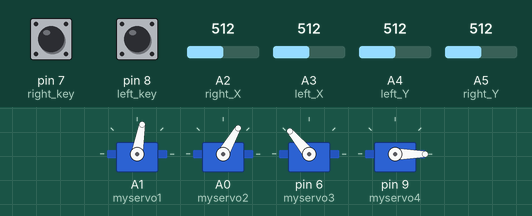
The sketch below on a simulated Arduino Uno, built with avr-gcc and run on an emulated ATmega328P. On the bench: 4 × servo. The inputs (shaded band) are chosen by the test bench; at power-on: A2 (right_X) = 512, A5 (right_Y) = 512, A4 (left_Y) = 512, pin 7 (right_key) LOW, pin 8 (left_key) LOW, A3 (left_X) = 512.

Above: at 3.7 s.
3.8 s: A2 (right_X) set to 54
5.3 s: A2 (right_X) set to 45
At 5.45 s:
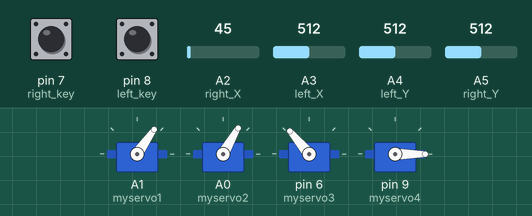
At 6.9 s:
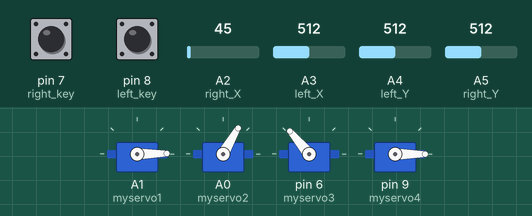
7.2 s: A5 (right_Y) set to 54
8.7 s: A5 (right_Y) set to 45
At 10.5 s:
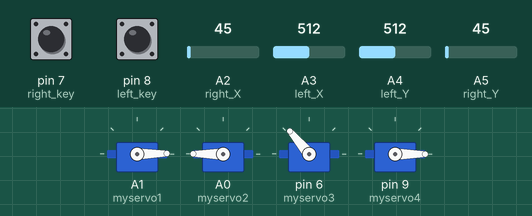
11.7 s: A4 (left_Y) set to 53
13.2 s: A4 (left_Y) set to 44
At 15.3 s:
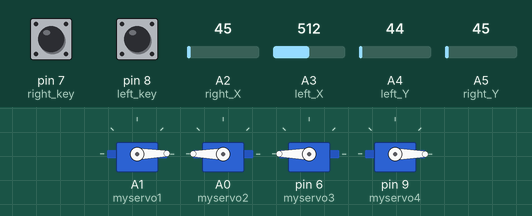
Timing chart, 0 to 16.4 s (numbered marks = the images above; inputs shaded):
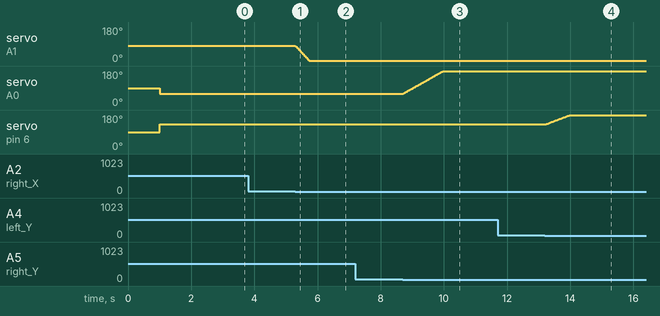

The sketch:

dual_joystick_control.ino
```cpp
#include <Servo.h>  // add the servo libraries
Servo myservo1;  // create servo object to control a servo
Servo myservo2;
Servo myservo3;
Servo myservo4;

int pos1=80, pos2=60, pos3=130, pos4=0;  // define the variable of 4 servo angle,and assign the initial value (that is the boot posture angle value)

const int right_X = A2; // define the right X pin to A2
const int right_Y = A5; // define the right Y pin to A5
const int right_key = 7; // define the right key pin to 7（that is the value of Z）

const int left_X = A3; // define the left X pin to A3
const int left_Y = A4;  // define the left X pin to A4
const int left_key = 8; //define the left key pin to 8（that is the value of Z）

int x1,y1,z1;  // define the variable, used to save the joystick value it read.
int x2,y2,z2;

void zhuazi();
void zhuandong();
void xiaobi();
void dabi();


void setup()
{
  myservo1.attach(A1);  // base rotation servo
  myservo2.attach(A0);  // right-side arm servo
  myservo3.attach(6);   // left-side arm servo
  myservo4.attach(9);   // gripper servo

  // boot posture
  myservo1.write(pos1);
  delay(1000);
  myservo2.write(pos2);
  myservo3.write(pos3);
  myservo4.write(pos4);
  delay(1500);

  pinMode(right_key, INPUT);   // set the right/left key to INPUT
  pinMode(left_key, INPUT);
  Serial.begin(9600); //  set the baud rate to 9600
}

void loop()
{
  x1 = analogRead(right_X); //read the right X value
  y1 = analogRead(right_Y);  // read the right Y value
  z1 = digitalRead(right_key);  //// read the right Z value

  x2 = analogRead(left_X);  //read the left X value
  y2 = analogRead(left_Y);  //read the left Y value
  z2 = digitalRead(left_key);  // read the left Z value
  //delay(5);  // lower the speed overall

  // claw
  zhuazi();
  // rotate
  zhuandong();
  // upper arm
  xiaobi();
  //lower arm
  dabi();
}

//claw
void zhuazi()
{
    //claw
  if(x2<50) // if push the left joystick to the right
  {
      pos4=max(pos4-2, 2);  // close without commanding beyond the calibrated limit
      //Serial.println(pos4);
      myservo4.write(pos4);  // servo 4 operates the action, claw is gradually closed.
      delay(5);
   }
  if(x2>1000) //// if push the left joystick to the left
  {
      pos4=min(pos4+8, 108); // open without commanding beyond the calibrated limit
      //Serial.println(pos4);
      myservo4.write(pos4); // servo 4 operates the motion, the claw gradually opens.
      delay(5);
  }
}
//******************************************************
 // turn
void zhuandong()
{
  if(x1<50)  // if push the right joystick to the right
  {
    pos1=max(pos1-1, 1);  // limit the right-turn angle before commanding it
    myservo1.write(pos1);  // servo 1 operates the motion, the arm turns right.
    delay(5);
  }
  if(x1>1000)  // if push the right joystick to the let
  {
    pos1=min(pos1+1, 180);  // limit the left-turn angle before commanding it
    myservo1.write(pos1);  // arm turns left
    delay(5);
  }
}

//**********************************************************/
//upper arm
void xiaobi()
{
    if(y1>1000) // if push the right joystick upward
  {
    pos2=max(pos2-1, 0);
    myservo2.write(pos2); // the upper arm will lift
    delay(5);
  }
  if(y1<50)  // if push the right joystick downward
  {
    pos2=min(pos2+1, 180);
    myservo2.write(pos2);  // upper arm will go down
    delay(5);
  }
}

//*************************************************************/
// lower arm
void dabi()
{
    if(y2<50)  // if push the left joystick upward
  {
    pos3=min(pos3+1, 180);
    myservo3.write(pos3);  // lower arm will stretch out
    delay(5);
  }
  if(y2>1000)  // if push the left joystick downward
  {
    pos3=max(pos3-1, 35);
    myservo3.write(pos3);  // lower arm will draw back
    delay(5);
  }
}
```

Measured:
- the behaviour switches between 50 and 49 on A2 (right_X) (found by bisection; images 0 and 1)
- the behaviour switches between 50 and 49 on A5 (right_Y) (found by bisection; images 2 and 3)
- the behaviour switches between 50 and 49 on A4 (left_Y) (found by bisection; images 3 and 4)
- after the input at 3.8 s, every drawn part: stays the same
- after the input at 5.3 s, servo on A1 (myservo1): moves from 80° to 1° over 0.43 s, starting at once
- after the input at 7.2 s, every drawn part: stays the same
- after the input at 8.7 s, servo on A0 (myservo2): moves from 60° to 180° over 1.3 s, starting at once
- after the input at 11.7 s, every drawn part: stays the same
- after the input at 13.2 s, servo on pin 6 (myservo3): moves from 130° to 180° over 0.77 s, starting at once
